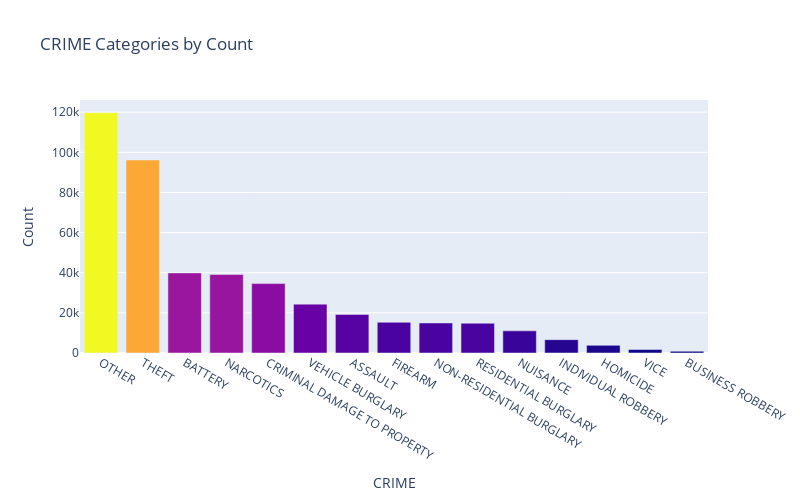

Notebook code for this chart:
### Code cell
fig = px.bar(data_frame=crime_categories, 
             x=crime_categories.keys(), 
             y=crime_categories.values, 
             width=800, 
             height=500, 
             title='CRIME Categories by Count',
             labels={'index': 'CRIME',
                     'y': 'Count'},
             color=crime_categories.values)

fig.update(layout_coloraxis_showscale=False)
fig.show()

### Figure 1 — Plotly figure (JSON) as saved in the notebook; plotly's stock layout.template omitted (floating-point values rounded to 4 significant figures)
{"data": [{"alignmentgroup": "True", "hovertemplate": "CRIME=%{x}<br>Count=%{y}<br>color=%{marker.color}<extra></extra>", "legendgroup": "", "marker": {"color": [119770, 96166, 39909, 39104, 34581, 24349, 19178, 15298, 14957, 14842, 11046, 6654, 3804, 1750, 885], "coloraxis": "coloraxis", "pattern": {"shape": ""}}, "name": "", "offsetgroup": "", "orientation": "v", "showlegend": false, "textposition": "auto", "type": "bar", "x": ["OTHER", "THEFT", "BATTERY", "NARCOTICS", "CRIMINAL DAMAGE TO PROPERTY", "VEHICLE BURGLARY", "ASSAULT", "FIREARM", "NON-RESIDENTIAL BURGLARY", "RESIDENTIAL BURGLARY", "NUISANCE", "INDIVIDUAL ROBBERY", "HOMICIDE", "VICE", "BUSINESS ROBBERY"], "xaxis": "x", "y": [119770, 96166, 39909, 39104, 34581, 24349, 19178, 15298, 14957, 14842, 11046, 6654, 3804, 1750, 885], "yaxis": "y"}], "layout": {"barmode": "relative", "coloraxis": {"colorbar": {"title": {"text": "color"}}, "colorscale": [[0, "#0d0887"], [0.1111, "#46039f"], [0.2222, "#7201a8"], [0.3333, "#9c179e"], [0.4444, "#bd3786"], [0.5556, "#d8576b"], [0.6667, "#ed7953"], [0.7778, "#fb9f3a"], [0.8889, "#fdca26"], [1, "#f0f921"]], "showscale": false}, "height": 500, "legend": {"tracegroupgap": 0}, "title": {"text": "CRIME Categories by Count"}, "width": 800, "xaxis": {"anchor": "y", "domain": [0, 1], "title": {"text": "CRIME"}}, "yaxis": {"anchor": "x", "domain": [0, 1], "title": {"text": "Count"}}}}
